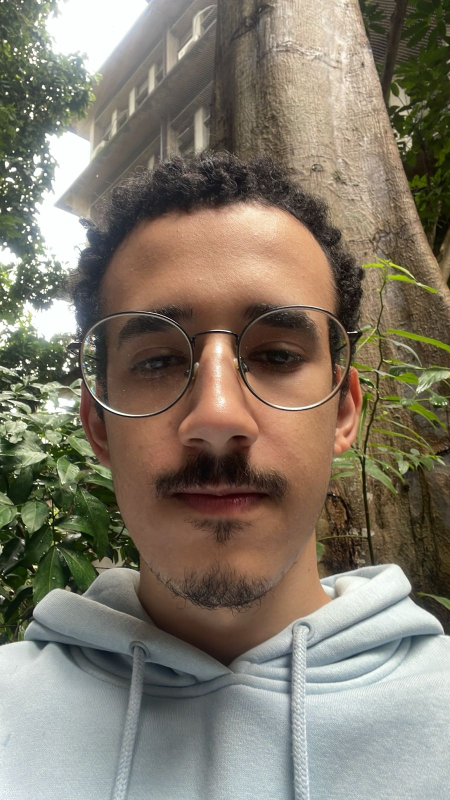
#> input picture Mesh Based/braga/braga.jpeg, 900 x 1600 px (shown at 1/2 size)
$ python -i Saliency.py   (imports and definitions only)
#> lines starting #> are read from the running program, lines starting #| are printed output that depends on the picture
#> further down, picture is the input picture: shape (1600, 900, 3); mean B, G, R 106.7, 121.3, 129.5
import cv2
import numpy as np
from skimage.measure import label

def gaussianFilter(image):
    imgFloat = image.astype(float)
    imgPadded = cv2.copyMakeBorder(imgFloat, 2, 2, 2, 2, cv2.BORDER_REPLICATE)

    gaussianKernel = 1/273*np.array([[1, 4, 7, 4, 1],
                              [4, 16, 26, 16, 4],
                              [7, 26, 41, 26, 7],
                              [4, 16, 26, 16, 4],
                              [1, 4, 7, 4, 1]])

    v = {}
    idx = 0

    for i in range(len(gaussianKernel)):
        for j in range(len(gaussianKernel)):
            v[idx] = imgPadded[i : imgPadded.shape[0]-4+i, j : imgPadded.shape[1]-4+j]
            idx += 1

    imgGaussian = (v[0]*gaussianKernel[0,0] + v[1]*gaussianKernel[0,1] + v[2]*gaussianKernel[0,2]+v[3]*gaussianKernel[0,3]+v[4]*gaussianKernel[0,4]+
                   v[5]*gaussianKernel[1,0] + v[6]*gaussianKernel[1,1] + v[7]*gaussianKernel[1,2]+v[8]*gaussianKernel[1,3]+v[9]*gaussianKernel[1,4]+
                   v[10]*gaussianKernel[2,0] + v[11]*gaussianKernel[2,1] + v[12]*gaussianKernel[2,2]+v[13]*gaussianKernel[2,3]+v[14]*gaussianKernel[2,4]+
                   v[15]*gaussianKernel[3,0] + v[16]*gaussianKernel[3,1] + v[17]*gaussianKernel[3,2]+v[18]*gaussianKernel[3,3]+v[19]*gaussianKernel[3,4]+
                   v[20]*gaussianKernel[4,0] + v[21]*gaussianKernel[4,1] + v[22]*gaussianKernel[4,2]+v[23]*gaussianKernel[4,3]+v[24]*gaussianKernel[4,4])

    # imgGaussian = np.clip(imgGaussian, 0, 255).astype(np.uint8)

    return imgGaussian

def downsampleImage(image):
    imageGaussian = gaussianFilter(image)
    imageDownsampled = cv2.resize(imageGaussian, (imageGaussian.shape[1]//2, imageGaussian.shape[0]//2), interpolation=cv2.INTER_NEAREST)
    return imageDownsampled

def calculateContrast(image):
    image = image.astype(float)
    altura, largura = image.shape[:2]

    contrastMap = np.zeros((altura, largura), dtype=float)
    centroX, centroY = largura//2.0, altura//2.0

    r_l_max = np.sqrt(centroX**2 + centroY**2)

    colunas, linhas = np.meshgrid(np.arange(largura), np.arange(altura))


    # distancia do pixel (i,j) até o centro (vetorizado)
    r_ijl = np.sqrt((colunas - centroX)**2 + (linhas - centroY)**2)

    # matriz de pesos (para considerar heuristica de que o centro de uma imagem costuma ter mais informacao)
    w_ijl = 1.0 - (r_ijl/r_l_max)


    #r_ijl = 1.0
    #w_ijl = 1.0
    # matriz para somar vizinhança
    sumDistances = np.zeros((altura, largura), dtype=float)

    deslocamentos = [
        (-1, -1), (0, -1), (1, -1),
        (-1,  0),          (1,  0),
        (-1,  1), (0,  1), (1,  1)
    ]

    for dx, dy in deslocamentos:
        # deslocar matriz de forma circular nas direções especificadas
        vizinhos = np.roll(image, shift=(-dx, -dy), axis=(0,1))

        #d(p_ijl, pq)
        diferencaQuadrado = (image - vizinhos) ** 2

        if len(image.shape) == 3:
            somaCanais = np.sum(diferencaQuadrado, axis=-1)
            distanciaL2 = np.sqrt(somaCanais)
        else:
            distanciaL2 = np.sqrt(diferencaQuadrado)


        sumDistances += distanciaL2

    contrastMap = w_ijl * sumDistances

    return contrastMap


def scaleInvariantSaliency(image):

    imgLuv = cv2.cvtColor(image, cv2.COLOR_BGR2Luv)
#> imgLuv: shape (1600, 900, 3); mean of channels 0, 1, 2 128, 101, 146.7
    imgLuv = imgLuv.astype(float)
#> imgLuv: shape (1600, 900, 3) float64; mean of channels 0, 1, 2 128, 101, 146.7

    altura, largura = imgLuv.shape[0], imgLuv.shape[1]
#> altura = 1600; largura = 900
    nLevels = int(np.log2(min(altura, largura)/10))
#> nLevels = 6

    piramide = [imgLuv]

    for level in range(1, nLevels):
        imgReduzida = downsampleImage(piramide[-1])
        piramide.append(imgReduzida)
#> after the loop, piramide = 6 items

    saliencyMap = np.zeros((altura, largura), dtype=float)

    for level in range(nLevels):
        contrasteNivelK = calculateContrast(piramide[level])
        contrasteRedimensionado = cv2.resize(contrasteNivelK, (largura, altura), interpolation=cv2.INTER_LINEAR)
        saliencyMap += contrasteRedimensionado
#> this loop made 6 passes
#> pass 1, in scaleInvariantSaliency, `contrasteNivelK = calculateContrast(piramide[level])`:
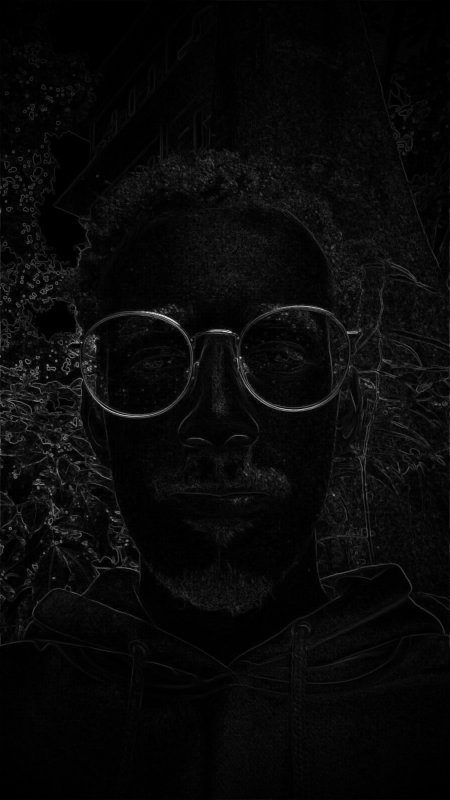
#> contrasteNivelK: shape (1600, 900) float64 (shown at 1/2 size); min 0, max 729.6, mean 27.1; drawn with min black and max white
#> pass 2, in scaleInvariantSaliency, `contrasteNivelK = calculateContrast(piramide[level])`:
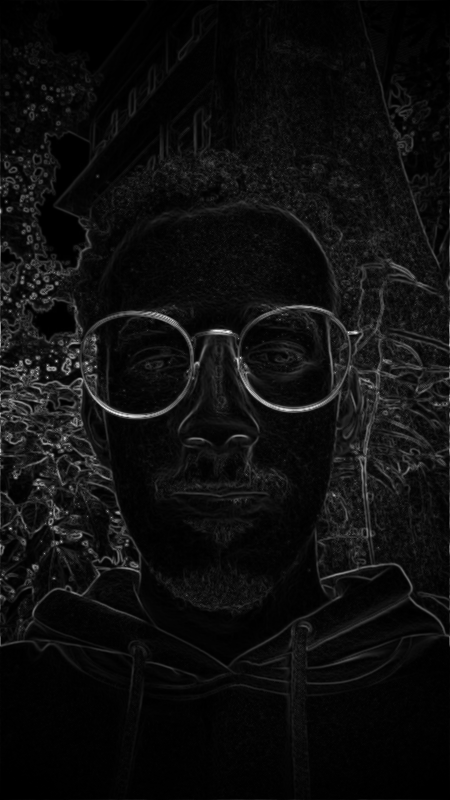
#> contrasteNivelK: shape (800, 450) float64; min 0, max 513.5, mean 29.7; drawn with min black and max white
#> after the loop:
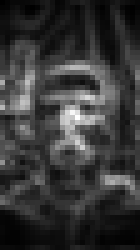
#> contrasteNivelK: shape (50, 28) float64 (shown 5 times larger); min 0, max 373.5, mean 81.4; drawn with min black and max white
#> after the loop:
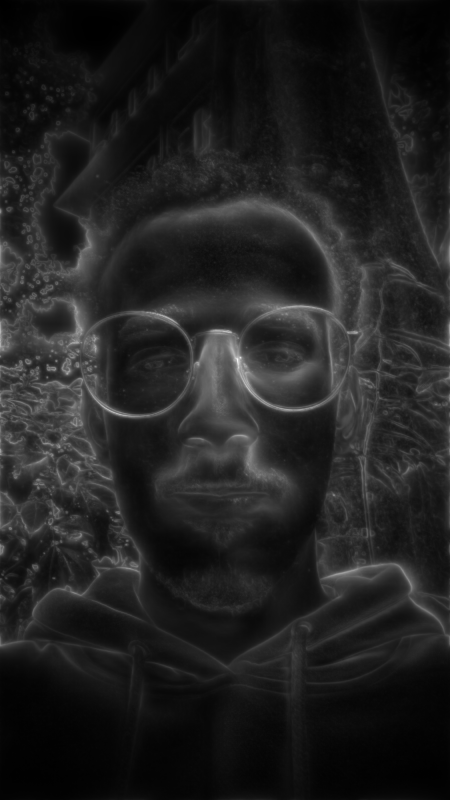
#> saliencyMap: shape (1600, 900) float64 (shown at 1/2 size); min 0, max 2161.7, mean 282.8; drawn with min black and max white

    return saliencyMap


def segmentRegions(imageBGR, spatialRadius=120, colorRadius = 125):
    segmented = cv2.pyrMeanShiftFiltering(imageBGR, spatialRadius, colorRadius)
    altura, largura = segmented.shape[:2]
    cores, coresIdx = np.unique(segmented.reshape(-1, 3), axis=0, return_inverse=True)
    mapaCores = coresIdx.reshape(altura, largura)
    labels = label(mapaCores, background=-1, connectivity=2)

    return labels, segmented


def regionEnhancedSaliency(saliencyMap, labels):
    altura, largura = saliencyMap.shape
    numRegioes = np.max(labels) + 1

    labelsAchatados = labels.ravel()
    saliencyAchatada = saliencyMap.ravel()

    somaPorLabel = np.bincount(labelsAchatados, weights=saliencyAchatada)
    contagemPorLabel = np.bincount(labelsAchatados)
    mediaPorLabel = somaPorLabel / np.maximum(contagemPorLabel, 1)

    enhanced = mediaPorLabel[labelsAchatados].reshape(altura, largura)
    return enhanced

def adaBoost(imageBGR, saliencyMap):

    gray = cv2.cvtColor(imageBGR, cv2.COLOR_BGR2GRAY)
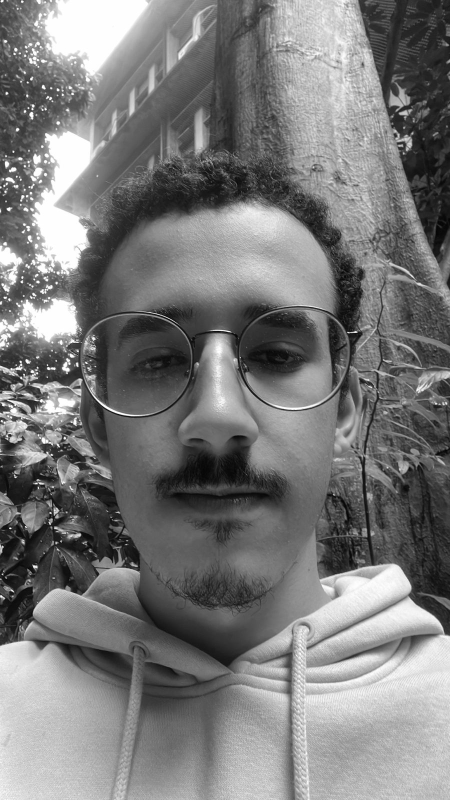
#> gray: shape (1600, 900) (shown at 1/2 size); min 0, max 255, mean 122.1
    faceCascade = cv2.CascadeClassifier(cv2.data.haarcascades + 'haarcascade_frontalface_default.xml')

    faces = faceCascade.detectMultiScale(gray, scaleFactor=1.1, minNeighbors=5, minSize=(30,30))
#> faces = [[766, 192, 68, 68], [66, 421, 743, 743]]

    enhancedMap = saliencyMap.copy()
    for (x, y, w, h) in faces:
        enhancedMap[y:y+h, x:x+w] = enhancedMap[y:y+h, x:x+w] * 2.0
#> this loop made 2 passes
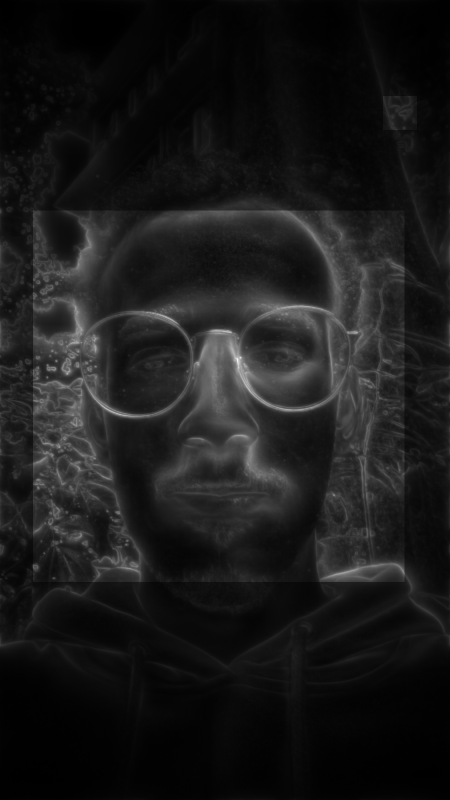
#> enhancedMap: shape (1600, 900) float64 (shown at 1/2 size); min 0, max 4323.5, mean 445.1; drawn with min black and max white

    return enhancedMap


def saliency_pipeline(img):
    if img is None:
        print("Não foi possível encontrar o arquivo. Verifique o caminho!")
        return None
    else:
        print("Imagem carregada com sucesso. Iniciando pipeline...")

        mapa_saliencia_bruto = scaleInvariantSaliency(img)
        mapa_adaBoost = adaBoost(img, mapa_saliencia_bruto)

        mapa_salience_final = np.maximum(mapa_adaBoost, mapa_saliencia_bruto)

        # labels, segmented = segmentRegions(img)
        # mapa_salience_final = regionEnhancedSaliency(mapa_salience_final, labels)


        saliency_min = np.min(mapa_salience_final)
#> saliency_min = 0
        saliency_max = np.max(mapa_salience_final)
#> saliency_max = 4323.5


        if saliency_max - saliency_min != 0:
            saliency_final = ((mapa_salience_final - saliency_min) / (saliency_max - saliency_min) * 255).astype(np.uint8)
        else:
            saliency_final = np.zeros_like(mapa_salience_final, dtype=np.uint8)

        cv2.imwrite("Mesh Based/output/saliency_result_segmented.jpeg", mapa_salience_final)
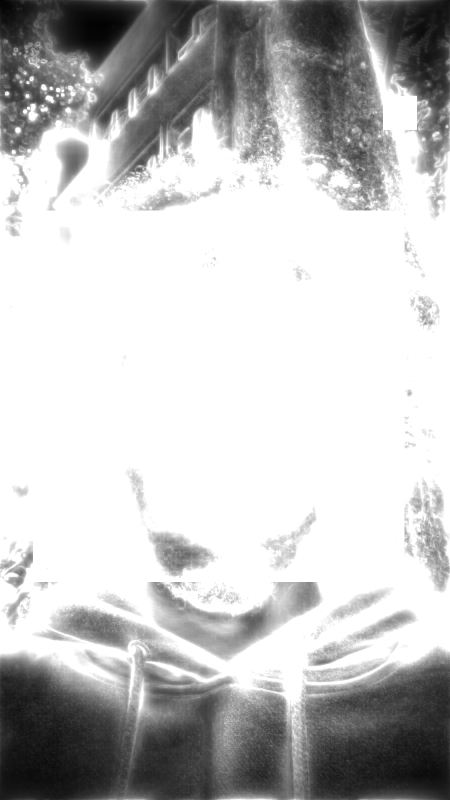
#> saved as saliency_result_segmented.jpeg: shape (1600, 900) (shown at 1/2 size); min 0, max 255, mean 193.8
        # cv2.imwrite("Mesh Based/output/segmentation.jpeg", segmented)
        cv2.imwrite("Mesh Based/output/saliency_result_ada_boost.jpeg", saliency_final)
        return mapa_salience_final

>>> import cv2
>>> picture = cv2.imread('braga/braga.jpeg')
>>> result = saliency_pipeline(picture)
